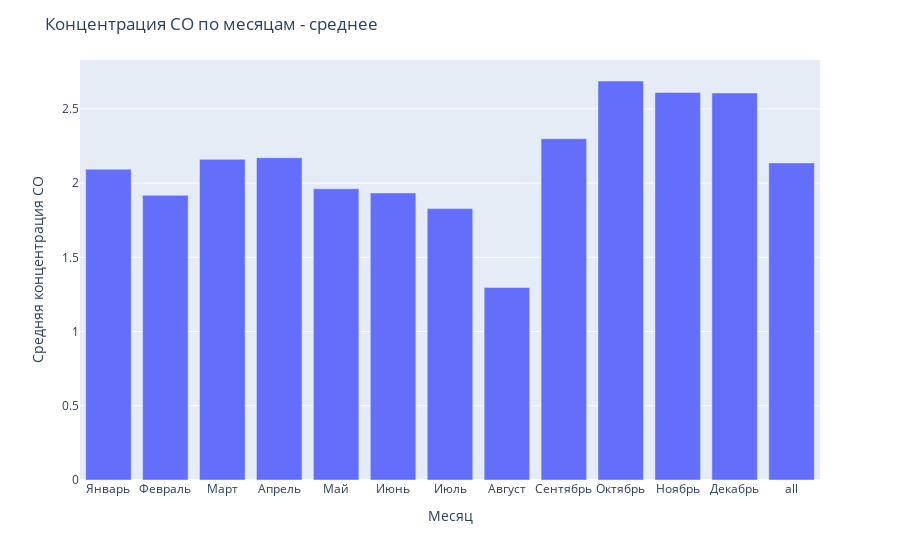

The cell this chart's notebook holds for it:
### Code cell
# Среднемесячный уровень CO
CO_by_month = pd.pivot_table(
    df,
    index=["Month_num"],
    values=["CO(GT)"],
    aggfunc='mean',
    fill_value=0,
    margins=True
)

CO_by_month= CO_by_month.reset_index()
CO_by_month.columns = ["Month_num", "CO(GT)"]

CO_by_month

fig = px.bar(CO_by_month, x=CO_by_month.index, y="CO(GT)")

fig.update_layout(
    title="Концентрация CO по месяцам - среднее",
    xaxis_title="Месяц",
    yaxis_title="Средняя концентрация CO",
    xaxis=dict(
        tickmode='array',
        tickvals=list(range(0, 13)),  # Значения меток от 0 до 13
        ticktext=['Январь', 'Февраль', 'Март', 'Апрель', 'Май', 'Июнь', 
                  'Июль', 'Август', 'Сентябрь', 'Октябрь', 'Ноябрь', 'Декабрь','all']  # Названия месяцев
    )
)

### Figure 1 — Plotly figure (JSON) as saved in the notebook; plotly's stock layout.template omitted (floating-point values rounded to 4 significant figures)
{"data": [{"alignmentgroup": "True", "hovertemplate": "index=%{x}<br>CO(GT)=%{y}<extra></extra>", "legendgroup": "", "marker": {"color": "#636efa", "pattern": {"shape": ""}}, "name": "", "offsetgroup": "", "orientation": "v", "showlegend": false, "textposition": "auto", "type": "bar", "x": [0, 1, 2, 3, 4, 5, 6, 7, 8, 9, 10, 11, 12], "xaxis": "x", "y": [2.094, 1.917, 2.16, 2.171, 1.962, 1.934, 1.828, 1.297, 2.299, 2.688, 2.611, 2.607, 2.136], "yaxis": "y"}], "layout": {"barmode": "relative", "legend": {"tracegroupgap": 0}, "margin": {"t": 60}, "title": {"text": "Концентрация CO по месяцам - среднее"}, "xaxis": {"anchor": "y", "domain": [0, 1], "tickmode": "array", "ticktext": ["Январь", "Февраль", "Март", "Апрель", "Май", "Июнь", "Июль", "Август", "Сентябрь", "Октябрь", "Ноябрь", "Декабрь", "all"], "tickvals": [0, 1, 2, 3, 4, 5, 6, 7, 8, 9, 10, 11, 12], "title": {"text": "Месяц"}}, "yaxis": {"anchor": "x", "domain": [0, 1], "title": {"text": "Средняя концентрация CO"}}}}
